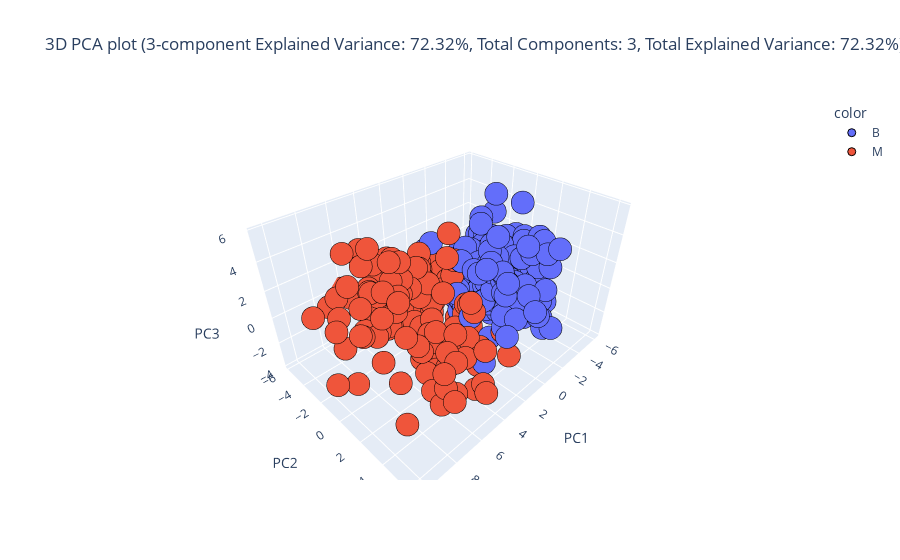

Notebook code for this chart:
### Code cell
_, pca3d_train_df, _, pca3d_test_df = eda.dimensionality_reduction(train_df, test_df, identifier=id_features, categorical=categorical_features, continuous=continuous_features, target="Diagnosis", method="pca", plot_type="3d", components=3)

### Figure 1 — Plotly figure (JSON) as saved in the notebook; plotly's stock layout.template omitted (floating-point values rounded to 4 significant figures; data arrays with more than 128 entries replaced by an {"elided": "..."} marker saying what was removed)
{"data": [{"hovertemplate": "color=B<br>PC1=%{x}<br>PC2=%{y}<br>PC3=%{z}<extra></extra>", "legendgroup": "B", "marker": {"color": "#636efa", "line": {"color": "Black", "width": 1}, "opacity": 1, "symbol": "circle"}, "mode": "markers", "name": "B", "scene": "scene", "showlegend": true, "type": "scatter3d", "x": {"elided": "268 float values"}, "y": {"elided": "268 float values"}, "z": {"elided": "268 float values"}}, {"hovertemplate": "color=M<br>PC1=%{x}<br>PC2=%{y}<br>PC3=%{z}<extra></extra>", "legendgroup": "M", "marker": {"color": "#EF553B", "line": {"color": "Black", "width": 1}, "opacity": 1, "symbol": "circle"}, "mode": "markers", "name": "M", "scene": "scene", "showlegend": true, "type": "scatter3d", "x": {"elided": "140 float values"}, "y": {"elided": "140 float values"}, "z": {"elided": "140 float values"}}], "layout": {"legend": {"title": {"text": "color"}, "tracegroupgap": 0}, "scene": {"domain": {"x": [0, 1], "y": [0, 1]}, "xaxis": {"title": {"text": "PC1"}}, "yaxis": {"title": {"text": "PC2"}}, "zaxis": {"title": {"text": "PC3"}}}, "title": {"text": "3D PCA plot (3-component Explained Variance: 72.32%, Total Components: 3, Total Explained Variance: 72.32%)"}}}
